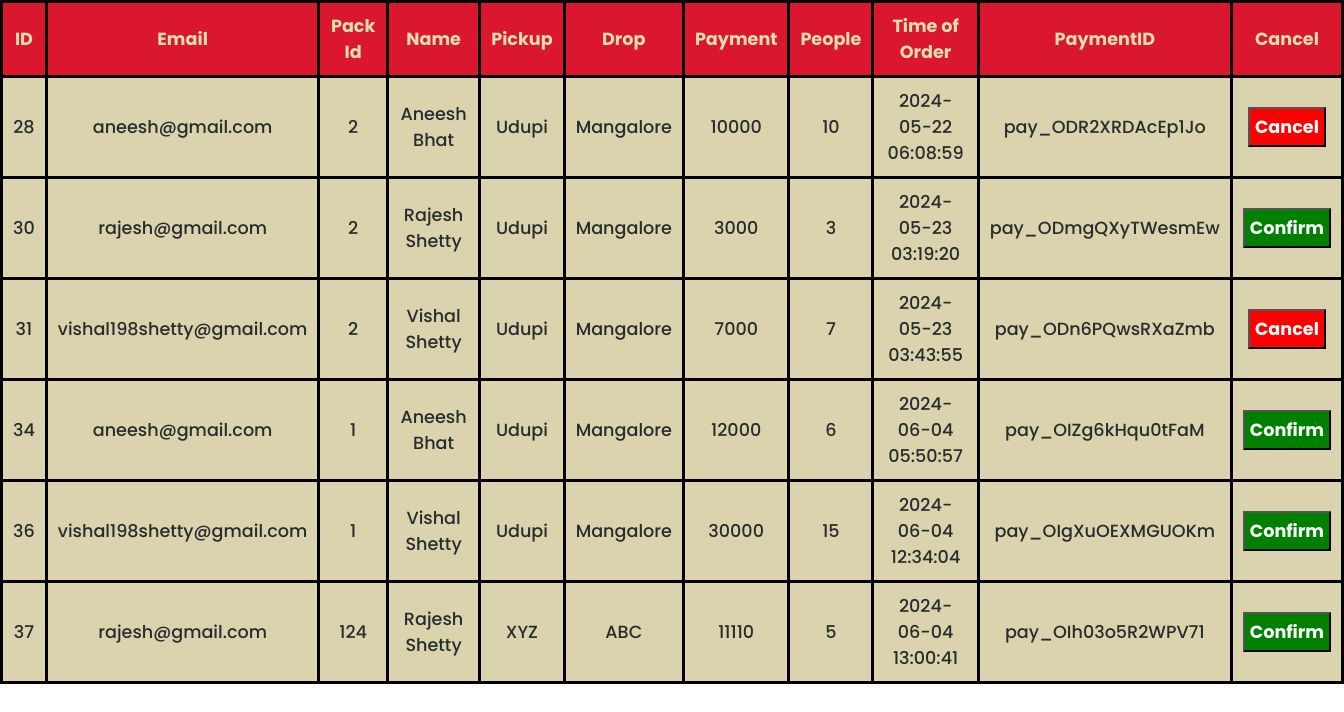
The page /bookedpackagedetails.php (signed in) on the database its author committed.
### tables this page shows
CREATE TABLE `bookedpackages` (
  `ID` int(11) NOT NULL,
  `useremail` varchar(200) NOT NULL,
  `packageid` int(11) NOT NULL,
  `uname` text NOT NULL,
  `droploc` varchar(200) NOT NULL,
  `pickup` varchar(200) NOT NULL,
  `timeoforder` timestamp NOT NULL DEFAULT current_timestamp(),
  `people` bigint(10) NOT NULL,
  `totalcost` double NOT NULL,
  `payid` varchar(300) NOT NULL,
  `status` varchar(20) NOT NULL DEFAULT 'confirmed'
);

### bookedpackagedetails.php (the view, shortened to what this page needs)
<link rel="stylesheet" href="index.css">
<?php
include "connection.php";
?>
    <?php
if($_SESSION['status'] == 'admin' or $_SESSION['status'] == 'superadmin')
{
echo "
    <table>
        <tr>
        <th>ID</th><th>Email</th>
        <th>Pack Id</th>
        <th>Name</th>
        <th>Pickup</th>
        <th>Drop</th>
        <th>Payment</th>
        <th>People</th>
        <th>Time of Order</th>
        <th>PaymentID</th>
        <th>Cancel</th>
        </tr>";
    $query3="Select * from bookedpackages";
    $res=$con->query($query3);
    if($res->num_rows>=1)
    {
        foreach ($res as $key) {
            $cancel='Cancel';
            $bg='';
            $nameofbtn='dlt';
            if($key['status']=='canceled'){
                $cancel="Confirm";
                $bg='background-color:green;color:white';
                $nameofbtn='confirm';};
    echo "
    <tr>
        <td>{$key['ID']}</td>
        <td>{$key['useremail']}</td>
        <td>{$key['packageid']}</td>
        <td>{$key['uname']}</td>
        <td>{$key['pickup']}</td>
        <td>{$key['droploc']}</td>
        <td>{$key['totalcost']}</td>
        <td>{$key['people']}</td>
        <td>{$key['timeoforder']}</td>
        <td>{$key['payid']}</td>
    <td>
    <form method='post' action='' onsubmit='return confirmDelete({$key['ID']});'>
    <input name='idToDelete'  type='hidden' value='{$key['ID']}'>
    <button class='dlt' name='$nameofbtn' type='submit' style='".$bg."'>$cancel</button>
    </form>
    </td>
    </form>
    </td>
    </tr>";
    }
    echo "</table>";
}
    }
    else{
        echo "<script>alert('You are not permitted to view this');
        window.location.href='index.php'</script>";
    }
?>

### index.css (style rules this page uses)
* { margin:0;padding:0; box-sizing: border-box; font-family: "Poppins", sans-serif; }

### bookedpackagedetails.php (style rules this page uses)
table { margin: auto; font-size: 1.1rem; }
table,th,td { border: 3px solid black; border-collapse: collapse; }
td,th { padding: 10px; text-align: center; }
th { background-color: #DB162F; color: #DBDFAC; }
td { background-color: #DBD3AD; color: #272D2D; font-weight: 500; }
.dlt { color: white; background-color: red; padding: 5px; font-weight: bold; font-size: 1.1rem; }

### rows shown on the page
bookedpackages: ID "28", useremail "aneesh@gmail.com", packageid "2", uname "Aneesh Bhat", pickup "Udupi", droploc "Mangalore", totalcost "10000", people "10", timeoforder "2024-05-22 06:08:59", payid "pay_ODR2XRDAcEp1Jo", cancel "Cancel"
bookedpackages: ID "30", useremail "rajesh@gmail.com", packageid "2", uname "Rajesh Shetty", pickup "Udupi", droploc "Mangalore", totalcost "3000", people "3", timeoforder "2024-05-23 03:19:20", payid "pay_ODmgQXyTWesmEw", status "Confirm"
bookedpackages: ID "31", useremail "vishal198shetty@gmail.com", packageid "2", uname "Vishal Shetty", pickup "Udupi", droploc "Mangalore", totalcost "7000", people "7", timeoforder "2024-05-23 03:43:55", payid "pay_ODn6PQwsRXaZmb", cancel "Cancel"
bookedpackages: ID "34", useremail "aneesh@gmail.com", packageid "1", uname "Aneesh Bhat", pickup "Udupi", droploc "Mangalore", totalcost "12000", people "6", timeoforder "2024-06-04 05:50:57", payid "pay_OIZg6kHqu0tFaM", status "Confirm"
bookedpackages: ID "36", useremail "vishal198shetty@gmail.com", packageid "1", uname "Vishal Shetty", pickup "Udupi", droploc "Mangalore", totalcost "30000", people "15", timeoforder "2024-06-04 12:34:04", payid "pay_OIgXuOEXMGUOKm", status "Confirm"
bookedpackages: ID "37", useremail "rajesh@gmail.com", packageid "124", uname "Rajesh Shetty", pickup "XYZ", droploc "ABC", totalcost "11110", people "5", timeoforder "2024-06-04 13:00:41", payid "pay_OIh03o5R2WPV71", status "Confirm"
